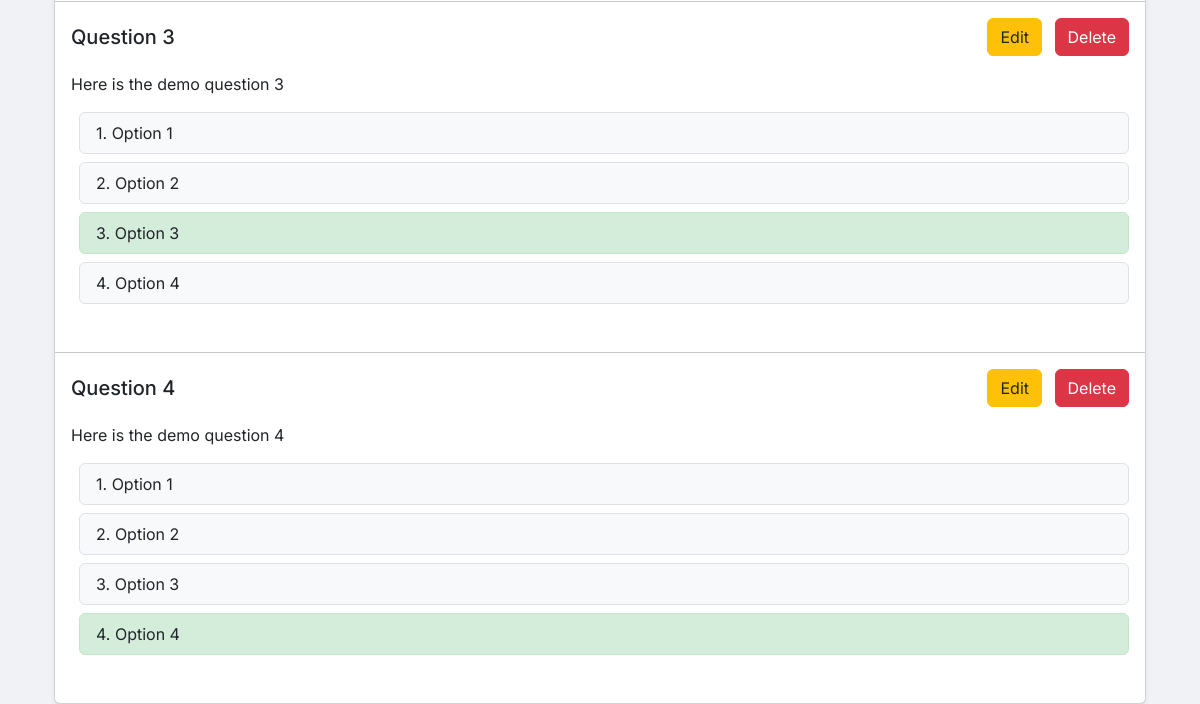
The page /admin/quizzes/1/questions (signed in, lower part) on the database as committed earlier.
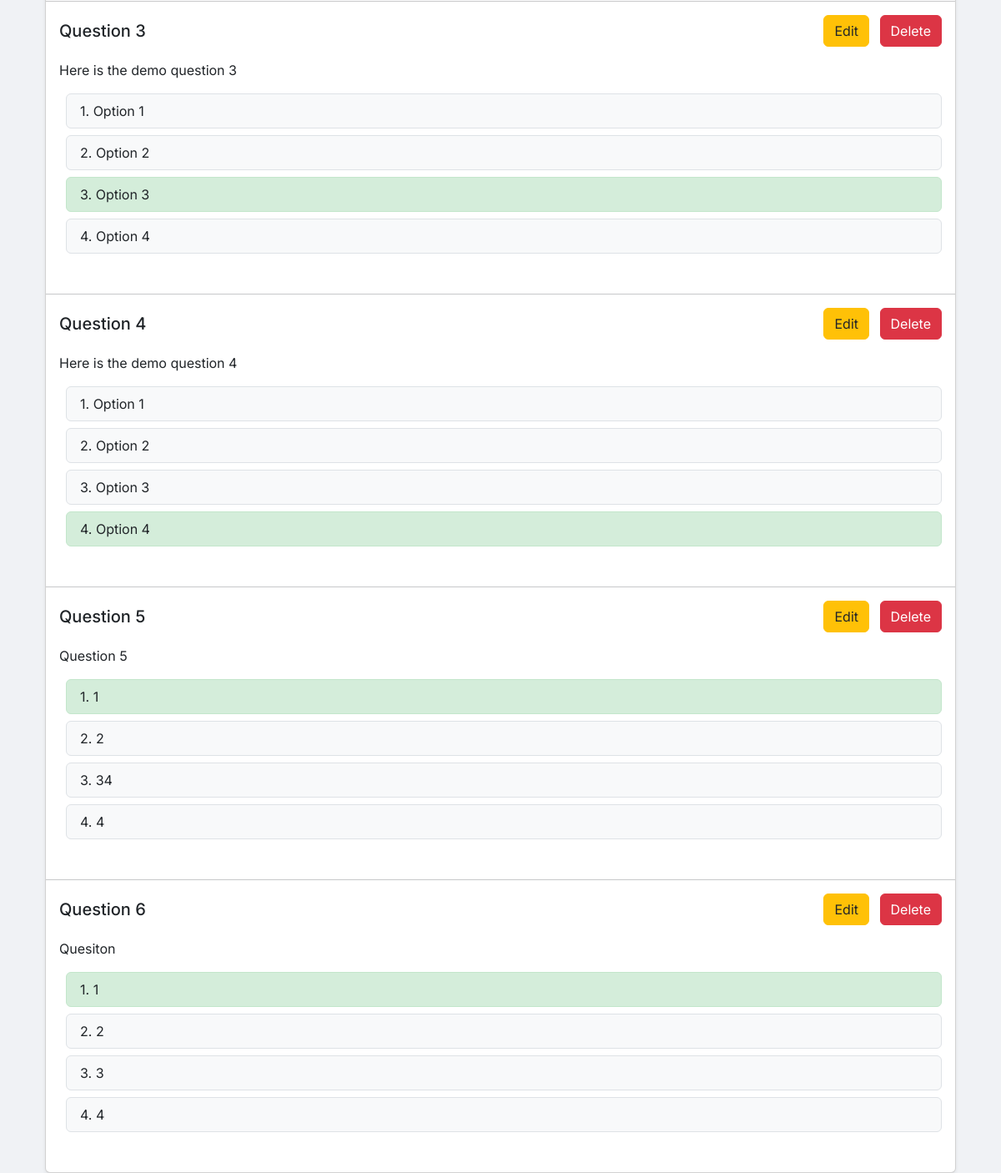
The same page on the database as committed later.
### models/models.py (models this page shows)
class Question(db.Model):
    id = db.Column(db.Integer, primary_key=True)
    quiz_id = db.Column(db.Integer, db.ForeignKey('quiz.id'), nullable=False)
    question_statement = db.Column(db.Text, nullable=False)
    option1 = db.Column(db.String(200), nullable=False)
    option2 = db.Column(db.String(200), nullable=False)
    option3 = db.Column(db.String(200), nullable=False)
    option4 = db.Column(db.String(200), nullable=False)
    correct_option = db.Column(db.Integer, nullable=False)

### controllers/admin.py (the view, shortened to what this page needs)
@admin.route('/admin/quizzes/<int:quiz_id>/questions', methods=['GET', 'POST'])
@login_required
@admin_required
def manage_questions(quiz_id):
    quiz = Quiz.query.get_or_404(quiz_id)
    form = QuestionForm()
    questions = Question.query.filter_by(quiz_id=quiz_id).all()
    print(f"Questions found: {len(questions)}")
    if questions:
        for q in questions:
            print(f"Question: {q.id} - {q.question_statement}")
    else:
        print("No questions found for this quiz")
    return render_template('admin/questions.html',
                         form=form,
                         questions=questions,
                         quiz=quiz)

### app.py (called while the page is built)
@login_manager.user_loader
def load_user(user_id):
    return User.query.get(int(user_id))

### controllers/admin.py (called while the page is built)
def admin_required(f):
    @wraps(f)
    def decorated_function(*args, **kwargs):
        if not current_user.is_authenticated or not current_user.is_admin:
            flash('Access denied.', 'danger')
            return redirect(url_for('auth.login'))
        return f(*args, **kwargs)
    return decorated_function

### templates/admin/questions.html (shortened to what this page needs)
{% extends "base.html" %}
{% block content %}
<div class="container">
<div class="card shadow-sm">
    <div class="card-body p-0">
        {% for question in questions %}
            <div class="question-container p-3 mb-4">
                <div class="d-flex justify-content-between align-items-center mb-3">
                    <h5 class="m-0">Question {{ loop.index }}</h5>
                    <div>
                        <a href="{{ url_for('admin.edit_question', quiz_id=quiz.id, question_id=question.id) }}"
                           class="btn btn-warning">Edit</a>
                        <a href="{{ url_for('admin.delete_question', quiz_id=quiz.id, question_id=question.id) }}"
                           class="btn btn-danger ms-2"
                           onclick="return confirm('Are you sure you want to delete this question?')">Delete</a>
                    </div>
                </div>
                <p class="question-text mb-3">{{ question.question_statement }}</p>
                <div class="options-list">
                    <div class="option-item py-2 px-3 mb-2 rounded {% if question.correct_option == 1 %}correct{% endif %}">
                        1. {{ question.option1 }}
                    </div>
                    <div class="option-item py-2 px-3 mb-2 rounded {% if question.correct_option == 2 %}correct{% endif %}">
                        2. {{ question.option2 }}
                    </div>
                    <div class="option-item py-2 px-3 mb-2 rounded {% if question.correct_option == 3 %}correct{% endif %}">
                        3. {{ question.option3 }}
                    </div>
                    <div class="option-item py-2 px-3 mb-2 rounded {% if question.correct_option == 4 %}correct{% endif %}">
                        4. {{ question.option4 }}
                    </div>
                </div>
            </div>
            {% if not loop.last %}
                <hr class="my-0">
            {% endif %}
        {% else %}
            <div class="alert alert-info m-3">
                No questions found for this quiz. Use the "Add New Question" button to create questions.
            </div>
        {% endfor %}
    </div>
</div>
</div>
{% endblock %}

Rows that differ between the two databases and show on the page:
added Question: question_statement "Question 5", option1 "1", option2 "2", option3 "34", option4 "4", correct_option 1 (drawn)
added Question: question_statement "Quesiton", option1 "1", option2 "2", option3 "3", option4 "4", correct_option 1 (drawn)
